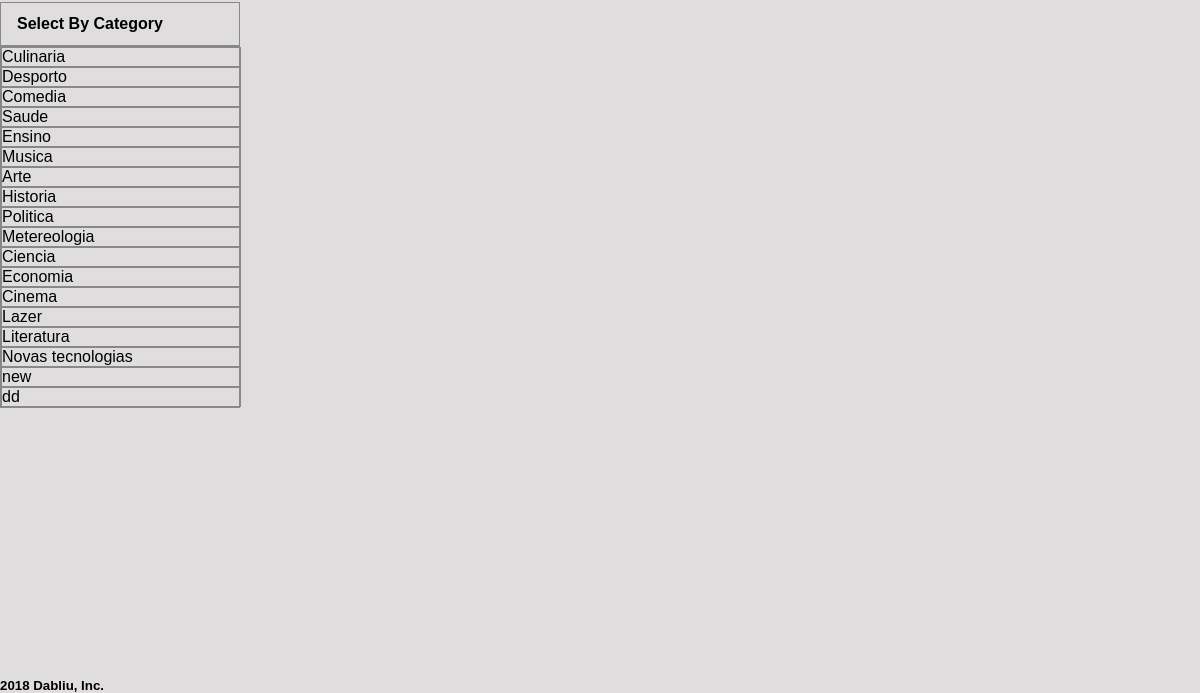
/pages/category_story.php?category_id=Culinaria (signed in, lower part), run on an earlier commit of the app's database.
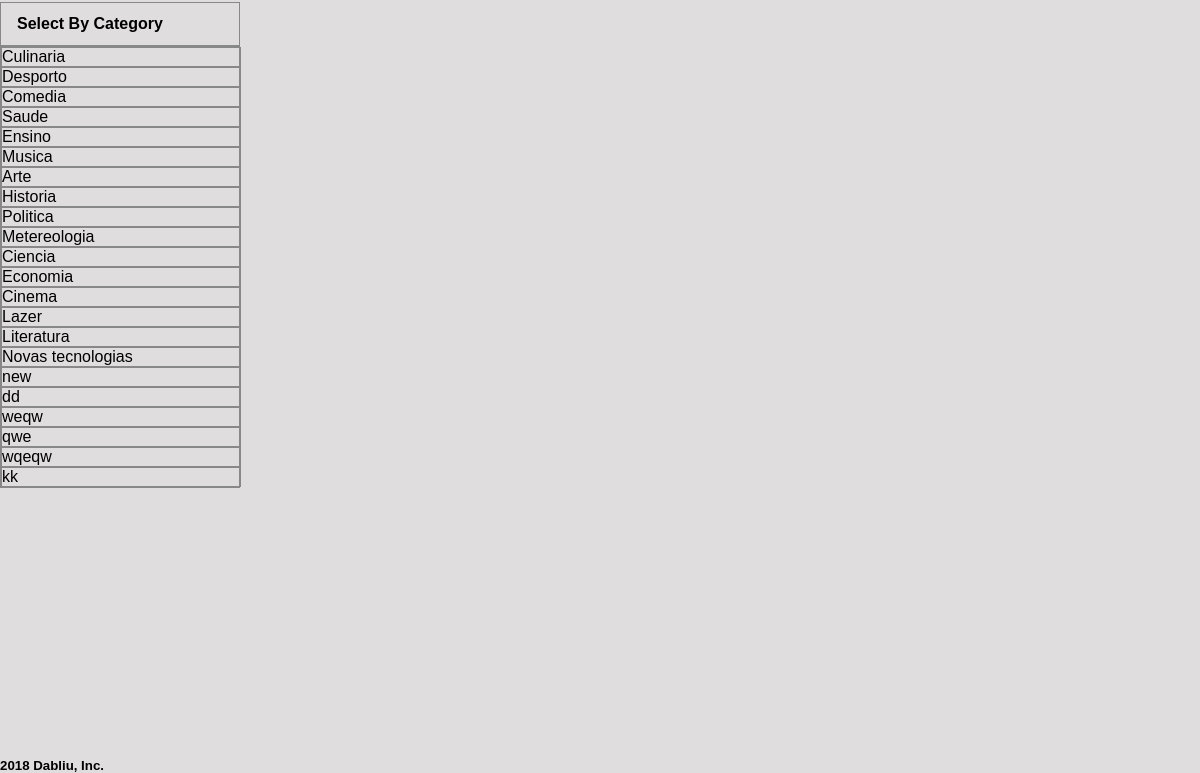
And on a later commit of the database.
### tables this page shows
CREATE TABLE Category (
    CategoryName   TEXT PRIMARY KEY 

);

### templates/tpl_category.php (shortened to what this page needs)
<?php function draw_categories($categories){
    ?>
<div class="select_category">
    <h4>Select By Category</h4>
    <div class="category">
 <?php
  foreach ($categories as $category) {
   draw_category($category);
}
?>
</div>
</div>
<?php } ?>
<?php function draw_category($category){
    ?>
    <div>
        <a href="../pages/category_story.php?category_id=<?=array_values($category)[0]?>"> <?=array_values($category)[0]?></a>
    </div>
<?php }?>

What changed in the data, as far as the page shows it:
added category: category "weqw"
added category: category "qwe"
added category: category "wqeqw"
added category: category "kk"
